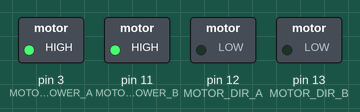
A sketch run on a simulated Arduino Uno, built with avr-gcc and run on an emulated ATmega328P. Shown: switched loads named in the sketch (green lamp = pin HIGH). At 42.9 s the program stops and its outputs stay as they are.

Above: at 0.1 s.
At 18.58 s:
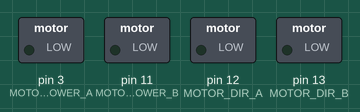
At 40.2 s:
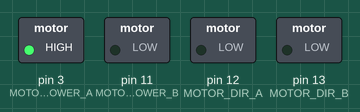
Timing chart, 0 to 41.7 s (numbered marks = the images above):
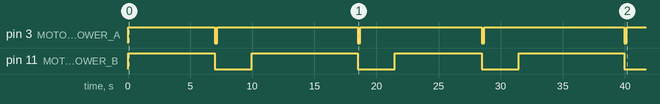

Measured:
- by itself, pin 3 (MOTOR_POWER_A): LOW → HIGH at 0.00 s, → LOW 7.0 s later, → HIGH 0.20 s later, → LOW 11.3 s later, … (9 changes in this stretch)
- by itself, pin 11 (MOTOR_POWER_B): LOW → HIGH at 0.00 s, → LOW 7.0 s later, → HIGH 3.0 s later, → LOW 8.5 s later, … (8 changes in this stretch)

The sketch:

FoT_Survivor_Island_Rover_Code.ino
```cpp
/*
Original Author: Shawn Hettiarachchi

Block: X

Last Edited: 09/03/2025

*/

// Pin constants,  set them equal to a digital port between 10-13

const int MOTOR_POWER_A = 3;

const int MOTOR_POWER_B = 11;

const int MOTOR_DIR_A = 12;

const int MOTOR_DIR_B = 13;

// Other constants

const int MOVE_TIME_SHORT = 8500;

const int MOVE_TIME_LONG = 7000;

const int TURN_TIME = 2780;

void setup() {

  pinMode(MOTOR_POWER_A, OUTPUT);

  pinMode(MOTOR_POWER_B, OUTPUT);

  pinMode(MOTOR_DIR_A, OUTPUT);

  pinMode(MOTOR_DIR_B, OUTPUT);

}

// Loops to perform rover functions repeatedly

void loop() {

// Assuming the craft is placed at the bottom right corner of the table

  driveForward(MOVE_TIME_LONG);

  slowDown();

  turnLeft90();

  driveForward(MOVE_TIME_SHORT);

  slowDown();

  turnLeft90();

  driveForward(MOVE_TIME_LONG);

  slowDown();

  turnLeft90();

  driveForward(MOVE_TIME_SHORT);

  slowDown();

  turnLeft90();

  while (true) {

    digitalWrite(MOTOR_DIR_A, LOW);

    digitalWrite(MOTOR_DIR_B, LOW);

  }

}

// Helper Functions

void driveForward(int duration) {

  // Moving the Chassis Forward

  digitalWrite(MOTOR_POWER_A, HIGH);

  digitalWrite(MOTOR_POWER_B, HIGH);

  digitalWrite(MOTOR_DIR_A, LOW);

  digitalWrite(MOTOR_DIR_B, LOW);

  delay(duration);

}

void slowDown(){

  // Slowing the Chassis Down to Prevent Skid

  digitalWrite(MOTOR_POWER_A, LOW);

  digitalWrite(MOTOR_POWER_B, LOW);

  delay(200);
}

void turnLeft90(){

  // Turning the Chassis 90 Degrees

  digitalWrite(MOTOR_DIR_A, LOW);

  digitalWrite(MOTOR_POWER_A, HIGH);

  digitalWrite(MOTOR_DIR_B, LOW);

  digitalWrite(MOTOR_POWER_B, LOW);

  delay(TURN_TIME);

}
```
